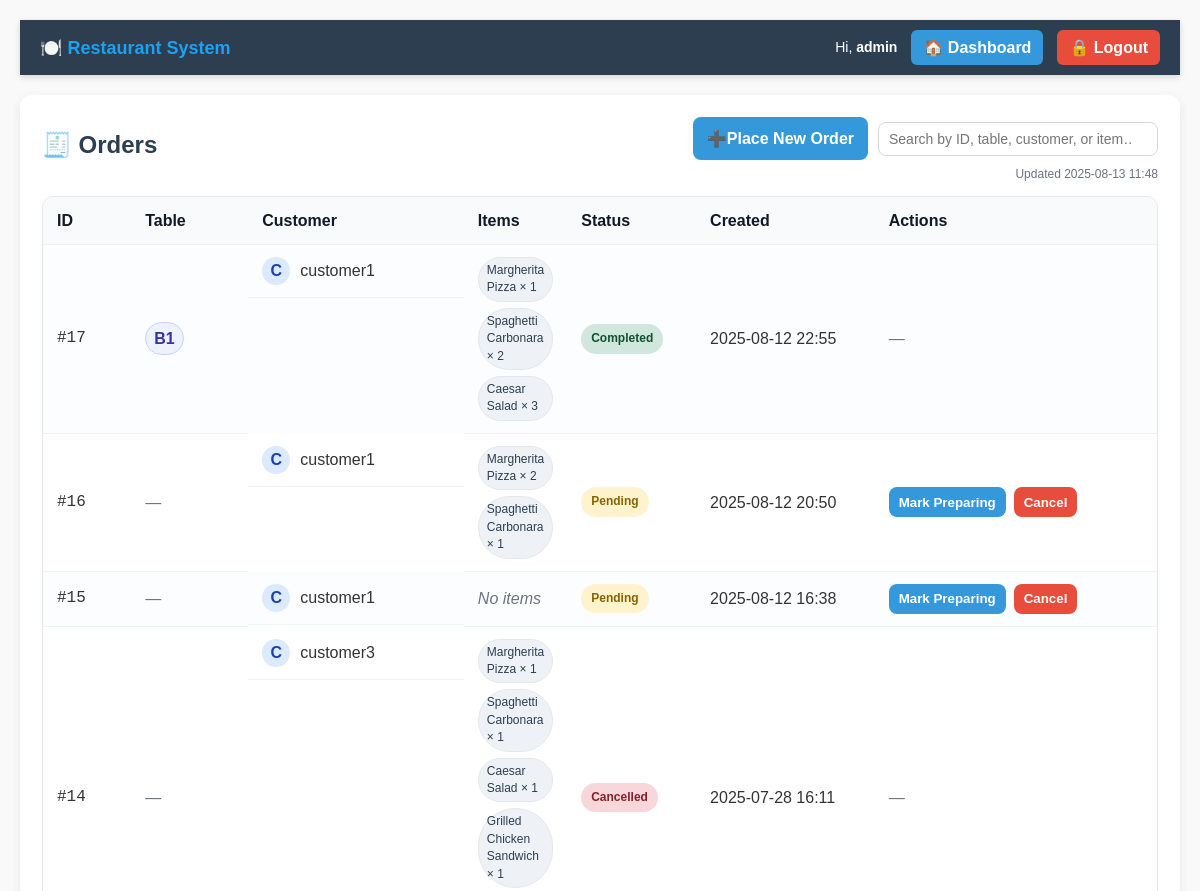
The page /orders/ (signed in, upper part) on the database as committed earlier.
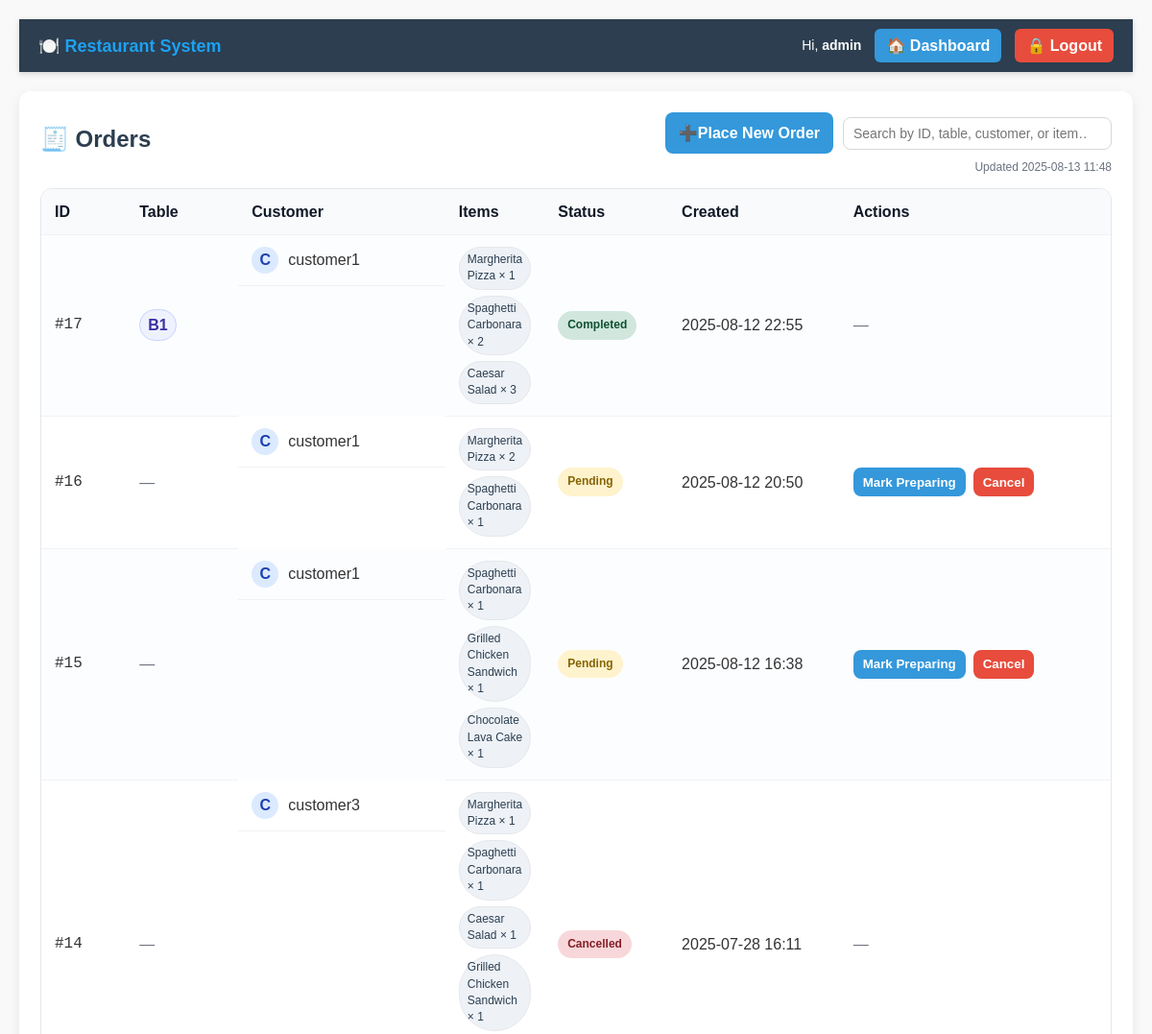
The same page on the database as committed later.
### orders/models.py (models this page shows, shortened)
class Order(models.Model):
    STATUS_CHOICES = (
        ('pending', 'Pending'),
        ('preparing', 'Preparing'),
        ('completed', 'Completed'),
        ('cancelled', 'Cancelled'),
    )
    customer = models.ForeignKey(
        settings.AUTH_USER_MODEL,
        on_delete=models.CASCADE,
        limit_choices_to={'role': 'customer'},
    )
    status = models.CharField(max_length=10, choices=STATUS_CHOICES, default='pending')
    table_number = models.CharField(
        max_length=32,
        blank=True,
        default="",
        validators=[MinLengthValidator(0)]  # harmless (keeps blank allowed); real cap enforced by max_length
    )
    created_at = models.DateTimeField(default=timezone.now)
    class Meta:
        ordering = ['-created_at']
        constraints = [
            models.CheckConstraint(
                name="orders_order_table_number_len",
                check=Q(table_number="") | Q(table_number__regex=r"^.{1,32}$"),
            ),
        ]

class OrderItem(models.Model):
    order = models.ForeignKey(Order, on_delete=models.CASCADE, related_name='order_items')
    menu_item = models.ForeignKey(MenuItem, on_delete=models.PROTECT)
    quantity = models.PositiveIntegerField(
        default=1,
        validators=[MinValueValidator(1), MaxValueValidator(100)]
    )
    notes = models.CharField(max_length=255, blank=True)
    class Meta:
        constraints = [
            models.CheckConstraint(
                name="orders_orderitem_quantity_range",
                check=Q(quantity__gte=1) & Q(quantity__lte=100),
            ),
            models.CheckConstraint(
                name="orders_orderitem_notes_len",
                check=Q(notes="") | Q(notes__regex=r"^.{0,255}$"),
            ),
        ]

### accounts/models.py (models this page shows, shortened)
class User(AbstractUser):
    role = models.CharField(max_length=20, default="customer")
    failed_logins = models.IntegerField(default=0)
    locked_until = models.DateTimeField(null=True, blank=True)
    password_changed_at = models.DateTimeField(null=True, blank=True)
    security_question = models.CharField(max_length=255, blank=True)
    security_answer_hash = models.CharField(max_length=128, blank=True)
    last_auth_event_at = models.DateTimeField(null=True, blank=True)
    last_auth_event_ok = models.BooleanField(null=True, blank=True)
    last_auth_event_ip = models.GenericIPAddressField(null=True, blank=True)
    last_auth_event_ua = models.TextField(blank=True, null=True)
    def is_locked_now(self):
        return bool(self.locked_until and timezone.now() < self.locked_until)

### menu/models.py (models this page shows, shortened)
class MenuItem(models.Model):
    CATEGORY_CHOICES = [
        ('appetizer', 'Appetizer'),
        ('main', 'Main Course'),
        ('dessert', 'Dessert'),
        ('drinks', 'Drinks'),
    ]
    name = models.CharField(max_length=100, validators=[MinLengthValidator(2)])
    description = models.TextField()
    price = models.DecimalField(
        max_digits=8,
        decimal_places=2,
        validators=[
            MinValueValidator(Decimal("0.00")),
            MaxValueValidator(Decimal("999999.99")),
        ],
    )
    image = models.ImageField(upload_to='menu_images/', blank=True, null=True)
    category = models.CharField(max_length=20, choices=CATEGORY_CHOICES)
    tags = models.CharField(max_length=200, blank=True)
    is_available = models.BooleanField(default=True)
    class Meta:
        constraints = [
            models.CheckConstraint(
                name="menu_menuitem_price_range",
                check=models.Q(price__gte=0) & models.Q(price__lte=999999.99),
            ),
            models.CheckConstraint(
                name="menu_menuitem_name_len",
                check=models.Q(name__regex=r"^.{2,100}$"),
            ),
            models.CheckConstraint(
                name="menu_menuitem_tags_len",
                check=models.Q(tags="") | models.Q(tags__regex=r"^.{0,200}$"),
            ),
        ]

### orders/views.py (the view)
# urls.py: path("", views.order_list_view, name="list"),
@login_required
def order_list_view(request):
    if _is_manager(request.user):
        orders = Order.objects.select_related("customer").prefetch_related("order_items__menu_item")
    else:
        orders = (
            Order.objects.filter(customer=request.user)
            .select_related("customer")
            .prefetch_related("order_items__menu_item")
        )
    audit_log(request, request.user, "Viewed order list", "success")
    return render(request, "orders/order_list.html", {"orders": orders})

### logs/utils.py (called while the page is built)
def audit_log(request, user, action: str, status: str = "info", extra: str | None = None):
    try:
        ua = (request.META.get("HTTP_USER_AGENT") or "")[:1024]
        ip = request.META.get("REMOTE_ADDR") or None
        user_obj = user if getattr(user, "pk", None) else None
        msg = action
        if extra:
            leftover = 255 - len(action) - 3
            msg = f"{action} ({extra[:max(0,leftover)]})"
        Log.objects.create(
            user=user_obj,
            action=msg[:255],
            status=status,
            ip_address=ip,
            user_agent=ua,
        )
    except Exception:
        pass

### orders/views.py (called while the page is built)
def _is_manager(user):
    return getattr(user, "role", "") in {"manager", "admin"} or user.is_superuser

### orders/templates/orders/order_list.html (shortened to what the changed rows need)
{% extends "base.html" %}
{% load static %}
{% block extra_css %}
<link rel="stylesheet" href="{% static 'css/orders.css' %}">
{% endblock %}
{% block content %}
<div class="order-container">
  <div class="table-header">
    <h2>🧾 Orders</h2>
  </div>
  {% if orders %}
  <div class="table-wrap">
    <table class="data-table" id="orders-table">
      <thead>
        <tr>
          <th style="width: 90px;">ID</th>
          <th style="width: 120px;">Table</th>
          <th style="width: 220px;">Customer</th>
          <th>Items</th>
          <th style="width: 130px;">Status</th>
          <th class="hide-sm" style="width: 180px;">Created</th>
          <th style="width: 290px;">Actions</th>
        </tr>
      </thead>
      <tbody>
      {% for order in orders %}
        <tr
          data-search="{{ order.id }} {{ order.table_number|default_if_none:'' }} {{ order.customer.username }} {% for line in order.order_items.all %} {{ line.menu_item.name }} {% endfor %}">
          <td class="mono">#{{ order.id }}</td>
          <td>
            {% if order.table_number %}
              <span class="badge">{{ order.table_number }}</span>
            {% else %}
              <span class="muted">—</span>
            {% endif %}
          </td>
          <td class="customer-cell nowrap">
            <span class="avatar">{{ order.customer.username|first|upper }}</span>
            <span class="customer-name">{{ order.customer.username }}</span>
          </td>
          <td>
            {% if order.order_items.all %}
              <div class="chips">
                {% for line in order.order_items.all %}
                  <span class="chip" title="{{ line.menu_item.name }}">
                    {{ line.menu_item.name }} × {{ line.quantity }}
                  </span>
                {% empty %}
                  <em class="muted">No items</em>
                {% endfor %}
              </div>
            {% else %}
              <em class="muted">No items</em>
            {% endif %}
          </td>
          <td class="nowrap">
            {% with s=order.status %}
              <span class="status-badge
                {% if s == 'pending' %} pending
                {% elif s == 'preparing' %} preparing
                {% elif s == 'completed' %} completed
                {% elif s == 'cancelled' %} cancelled
                {% endif %}">
                {{ order.get_status_display }}
              </span>
            {% endwith %}
          </td>
          <td class="nowrap hide-sm">{{ order.created_at|date:"Y-m-d H:i" }}</td>
          <td class="nowrap">
            <div class="row-actions">
              {% if request.user.is_superuser or request.user.role in 'manager admin' %}
                {% if order.status == 'pending' %}
                  <form method="post" action="{% url 'orders:status' order.id 'preparing' %}">
                    <button class="btn-mini">Mark Preparing</button>
                  </form>
                  <form method="post" action="{% url 'orders:status' order.id 'cancelled' %}">
                    <button class="btn-mini danger">Cancel</button>
                  </form>
                {% elif order.status == 'preparing' %}
                  <form method="post" action="{% url 'orders:status' order.id 'completed' %}">
                    {% csrf_token %}
                    <button class="btn-mini success">Mark Completed</button>
                  </form>
                  <form method="post" action="{% url 'orders:status' order.id 'cancelled' %}">
                    {% csrf_token %}
                    <button class="btn-mini danger">Cancel</button>
                  </form>
                {% else %}
                  <span class="muted">—</span>
                {% endif %}
              {% endif %}
            </div>
          </td>
        </tr>
      {% endfor %}
      </tbody>
    </table>
  </div>
  {% else %}
    <p class="muted">No orders yet.</p>
  {% endif %}
</div>
{% endblock %}

Rows that differ between the two databases and show on the page:
shown differently, row unchanged: Order id 15: no longer shows "No items"
added OrderItem: menu_item.name "Spaghetti Carbonara", quantity "1", shown under Order id 15
added OrderItem: menu_item.name "Grilled Chicken Sandwich", quantity "1", shown under Order id 15
added OrderItem: menu_item.name "Chocolate Lava Cake", quantity "1", shown under Order id 15
